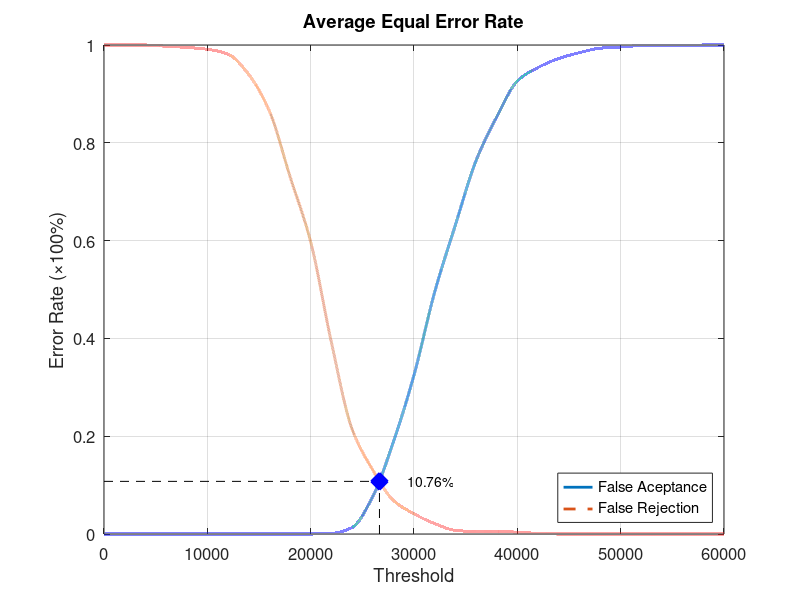
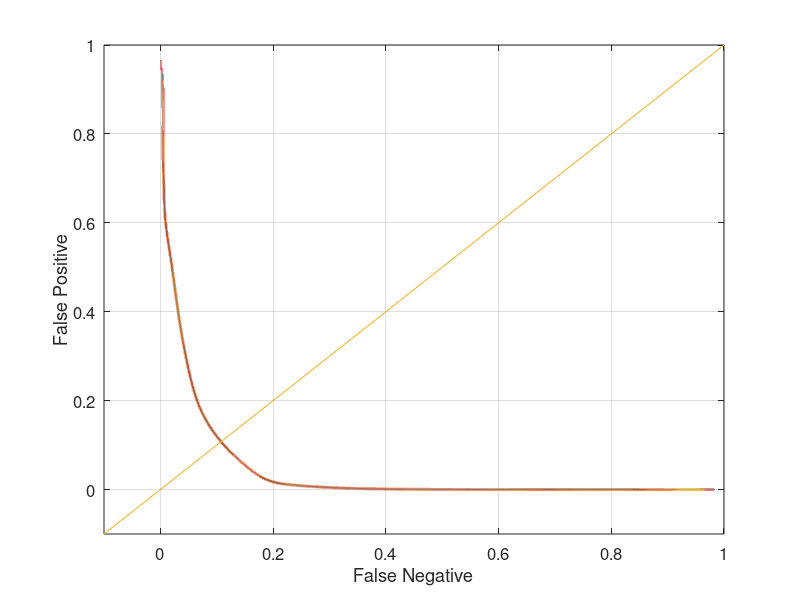

Source code (MATLAB) for these figures, in order:
function yEER = Experiment1Average
close all;
clear;
clc;
x = 0:2000:60000;
xq = 0:0.5:60000;

y0 = [0 0 0 0 0 0 0 0 0 0 0 0.00131579 0.0131579 0.0763158 0.188158 0.325 0.494737 0.631579 0.763158 0.852632 0.926316 0.953947 0.972368 0.98421 0.993421 0.996053 0.998684 0.998684 0.998684 1 1];
yy0 = interp1(x, y0, xq, 'pchip');
y1 = [1 1 1 0.9975 0.995 0.99125 0.98125 0.94 0.865 0.73125 0.5975 0.3925 0.215 0.13125 0.06875 0.04125 0.02125 0.0075 0.005 0.005 0.00375 0.00125 0 0 0 0 0 0 0 0 0];
yy1 = interp1(x, y1, xq, 'pchip');

% Calculating EER: 
y2 = abs(y0 - y1);
find(y2 == min(y2))
yy2 = abs(yy0 - yy1);
xEER = find(yy2 == min(yy2));
xEERIndex = xq(xEER) % X-axis EER
yEER = yy0(xEER) % Y-axis EER

main = figure
plot(xq, yy0,'-','LineWidth', 2);	hold on
plot(xq, yy1,'--','LineWidth', 2);	hold on
plot([xEERIndex xEERIndex], [0 yEER], 'k--');	hold on
plot([0 xEERIndex], [yEER yEER], 'k--');	hold on
plot(xEERIndex, yEER, 'bx', 'LineWidth', 10);	hold on
text(xEERIndex + 10 * xEERIndex / 100, yEER, [num2str(round((10000 * yEER)) / 100) '%'])
legend('False Aceptance', 'False Rejection', 'Location', 'SouthEast')
xlabel('Threshold')
ylabel('Error Rate (\times100%)')
title('Average Equal Error Rate')
set(gca, 'FontSize', 12)
axis([0 60000 0 1])
grid on

print(main, 'Experiment1AverageMain', '-dpng');
FNRxFPR = figure('Color', [1 1 1]);
plot(yy1, yy0, '-', yy1, yy0, 'LineWidth', 2);
hold on
y = -0.1:0.1:1
plot(y, y); 
set(gca, 'FontSize', 12)
xlabel('False Negative')
ylabel('False Positive')
axis([-0.1 1 -0.1 1])
set(gca, 'FontSize', 12)
grid on

print(FNRxFPR, 'Experiment1AverageFNRxFPR','-dpng');
end
